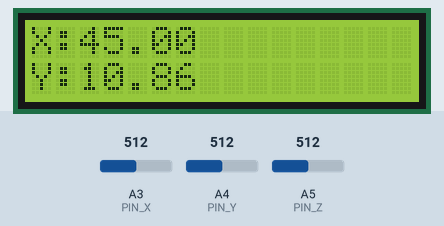
A sketch run on a simulated Arduino Uno, built with avr-gcc and run on an emulated ATmega328P. Shown: 16×2 character LCD. Inputs (shaded band) come from the test bench; at power-on: A4 (PIN_Y) = 512, A5 (PIN_Z) = 512, A3 (PIN_X) = 512. What the sketch prints to the serial monitor is not drawn.

Above: at 1.2 s.
1.3 s: A4 (PIN_Y) set to 716
At 2.8 s:
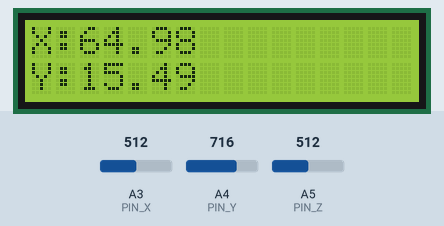
3.6 s: A5 (PIN_Z) set to 716
At 5.3 s:
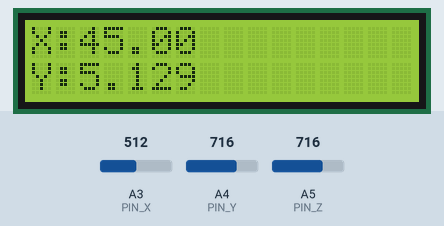
5.6 s: A4 (PIN_Y) set to 900
At 6.8 s:
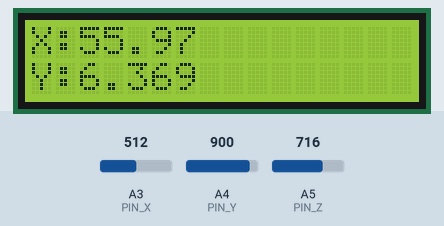
7.6 s: A5 (PIN_Z) set to 900
At 9.3 s:
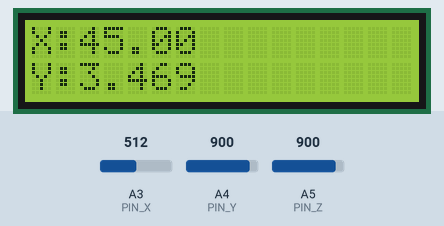
9.6 s: A4 (PIN_Y) set to 1023
At 10.7 s:
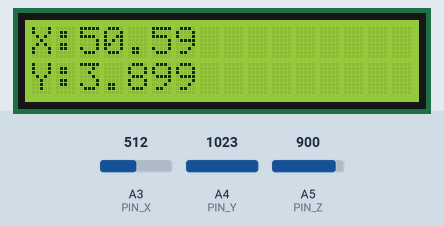
11.7 s: A5 (PIN_Z) set to 1023
At 13.2 s:
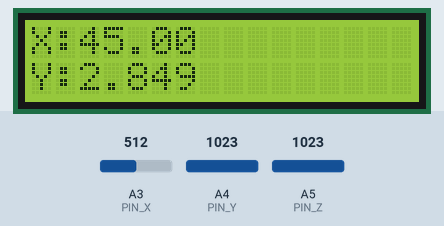
Timing chart, 0 to 14.7 s (numbered marks = the images above; inputs shaded):
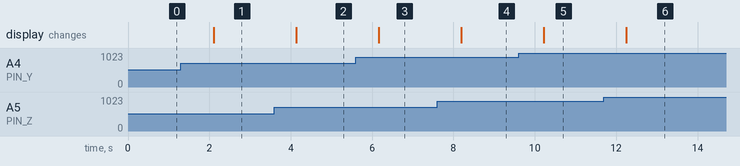

The sketch:

sim3.ino
```cpp
//Acelerómetro
/*
 * 0º -> x = 340 y = 341 z = 408
 * 90 -> x = 281 y = 345 z = 357
 * 180º -> x = 350 y = 345 z = 288
 * 270º -> x = 419 y = 341 z = 355
 */

//LCD
#include <LiquidCrystal.h> //include the library code
LiquidCrystal lcd(12, 11, 5, 4, 3, 2); //initialize the interface pins

int PIN_X = A3;
int PIN_Y = A4;
int PIN_Z = A5;

float x = 0;
float y = 0;
float z = 0;

float xA = 0;
float yA = 0;
float zA = 0;


float zero = 1024/2; //Vs/2
float sensitivity = 330; //300mV/g
float escala = (sensitivity*(1024/3.3))/1000;


void setup() {
  // put your setup code here, to run once:
  pinMode(PIN_X, INPUT);
  pinMode(PIN_Y, INPUT);
  pinMode(PIN_Z, INPUT);
  lcd.begin(16, 2);
  Serial.begin(9600);
}

void loop() {
  // put your main code here, to run repeatedly:
  x = analogRead(PIN_X);
  y = analogRead(PIN_Y);
  z = analogRead(PIN_Z);

  xA = map(x, 265, 402, -90, 90);
  yA = map(y, 265, 402, -90, 90);
  zA = map(z, 265, 402, -90, 90);

  xA = RAD_TO_DEG * (atan2(-yA, -zA) + PI);
  yA = RAD_TO_DEG * (atan2(-xA, -zA) + PI);
  zA = RAD_TO_DEG * (atan2(-yA, -xA) + PI);

  x = (x - zero)/escala;
  y = (y - zero)/escala;
  z = (z - zero)/escala;

  Serial.print("Angulo: ");
  Serial.print(" X: ");
  Serial.print(xA);
  Serial.print(" Y: ");
  Serial.print(yA);
  Serial.print(" Z: ");
  Serial.println(zA);
  Serial.print("Aceleración: ");
  Serial.print(" X: ");
  Serial.print(x);
  Serial.print(" Y: ");
  Serial.print(y);
  Serial.print(" Z: ");
  Serial.println(z);

  lcd.setCursor(0,0);
  lcd.print("X:");
  lcd.print(xA);
  lcd.setCursor(0,1);
  lcd.print("Y:");
  lcd.print(yA);

  delay(1000);
}

float map(float x, float in_min, float in_max, float out_min, float out_max) {
  return (x - in_min) * (out_max - out_min) / (in_max - in_min) + out_min;
}
```

Measured:
- after the input at 1.3 s, the display: changes after 0.81 s (image 1)
- after the input at 3.6 s, the display: changes after 0.54 s (image 2)
- after the input at 5.6 s, the display: changes after 0.57 s (image 3)
- after the input at 7.6 s, the display: changes after 0.60 s (image 4)
- after the input at 9.6 s, the display: changes after 0.62 s (image 5)
- after the input at 11.7 s, the display: changes after 0.55 s (image 6)
